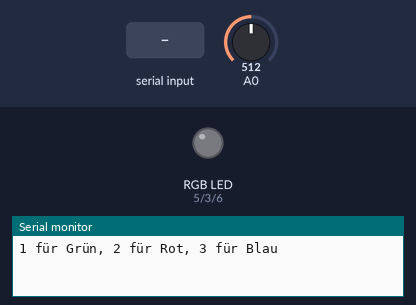
Recording of a program running on a simulated Arduino Uno, built with avr-gcc and run on an emulated ATmega328P. Parts: an RGB LED mixed from three pins (HIGH = lit), the last lines printed to the serial monitor. The inputs (shaded band) are chosen by the test bench; at power-on: A0 = 512. Dim RGB values are drawn brighter than linear.

Above: at 1.2 s.
1.3 s: "1\n" received over Serial
At 1.8 s:
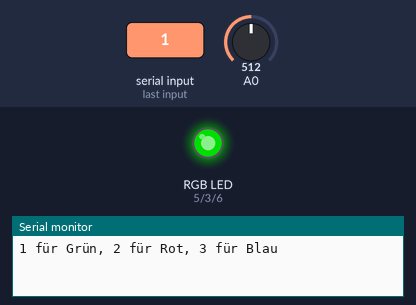
2.8 s: "2\n" received over Serial
At 4.0 s:
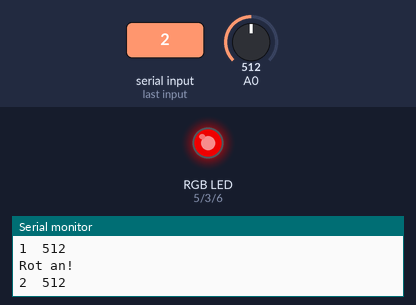
4.3 s: "3\n" received over Serial
At 5.3 s:
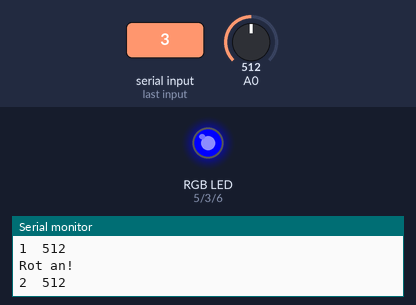
5.8 s: "4\n" received over Serial
At 6.5 s:
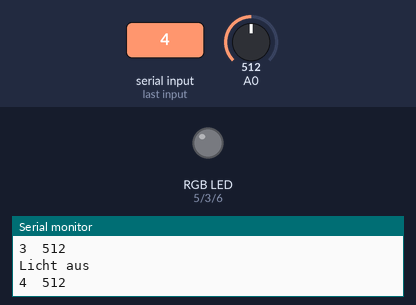
Timing chart, 0 to 8.3 s (numbered marks = the images above; inputs shaded):
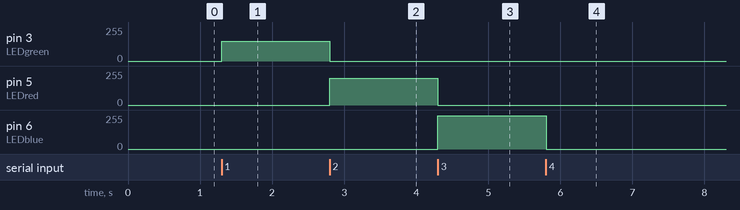

Measured:
- after the input at 1.3 s, pin 3 (LEDgreen): 0/255 → 150/255 at once
- after the input at 2.8 s, pin 3 (LEDgreen): 150/255 → 0/255 at once; pin 5 (LEDred): 0/255 → 200/255 at once
- after the input at 4.3 s, pin 5 (LEDred): 200/255 → 0/255 at once; pin 6 (LEDblue): 0/255 → 250/255 at once
- after the input at 5.8 s, pin 6 (LEDblue): 250/255 → 0/255 at once

The program:

main.cpp
```cpp
#include <Arduino.h>
int LEDgreen = 3;       // Grün Pin 3
int LEDred = 5;         // Rot Pin 5
int LEDblue = 6;        // Blau Pin 6
int t = 1000;           // Pause 1 sec.
int brightness1a = 150; // Helligkeit Grün
int brightness1b = 200; // Helligkeit Rot
int brightness1c = 250; // Helligkeit Blau
int dark = 0;           // Helligkeit ganz unten
int sensor;
int rowCount = 500;
int rowNumber = 0;

void setup()
{
  pinMode(LEDgreen, OUTPUT);
  pinMode(LEDblue, OUTPUT);
  pinMode(LEDred, OUTPUT);
  Serial.begin(9600);
  while (!Serial)
    ;
  Serial.println("1 für Grün, 2 für Rot, 3 für Blau");
}

void loop()
{
  if (Serial.available())
  {

    int state = Serial.parseInt();
    if (state != 1 && state != 2 && state != 3 && state != 4)
    {
      return;
    }
    analogWrite(LEDgreen, dark);
    analogWrite(LEDred, dark);
    analogWrite(LEDblue, dark);
    //Serial.println("Licht aus");

    if (state == 1)
    {
      analogWrite(LEDgreen, brightness1a); // Grün on
      delay(t);
      Serial.println("Grün an!");
    }

    else if (state == 2)
    {
      analogWrite(LEDred, brightness1b); // Rot on
      delay(t);
      Serial.println("Rot an!");
    }

    else if (state == 3)
    {
      analogWrite(LEDblue, brightness1c); // Blau on
      delay(t);
      Serial.println("Blau an!");
    }
    else if (state == 4)
    {
     Serial.println("Licht aus");
    }
    sensor = analogRead(0);
    // Serial.println(sensor);

    if (rowNumber < rowCount)
    {
      Serial.print(++rowNumber);
      Serial.print('\t');
      Serial.println(sensor); // Sensorwert Ausgabe
    }

    delay(100);
  }
}
```
